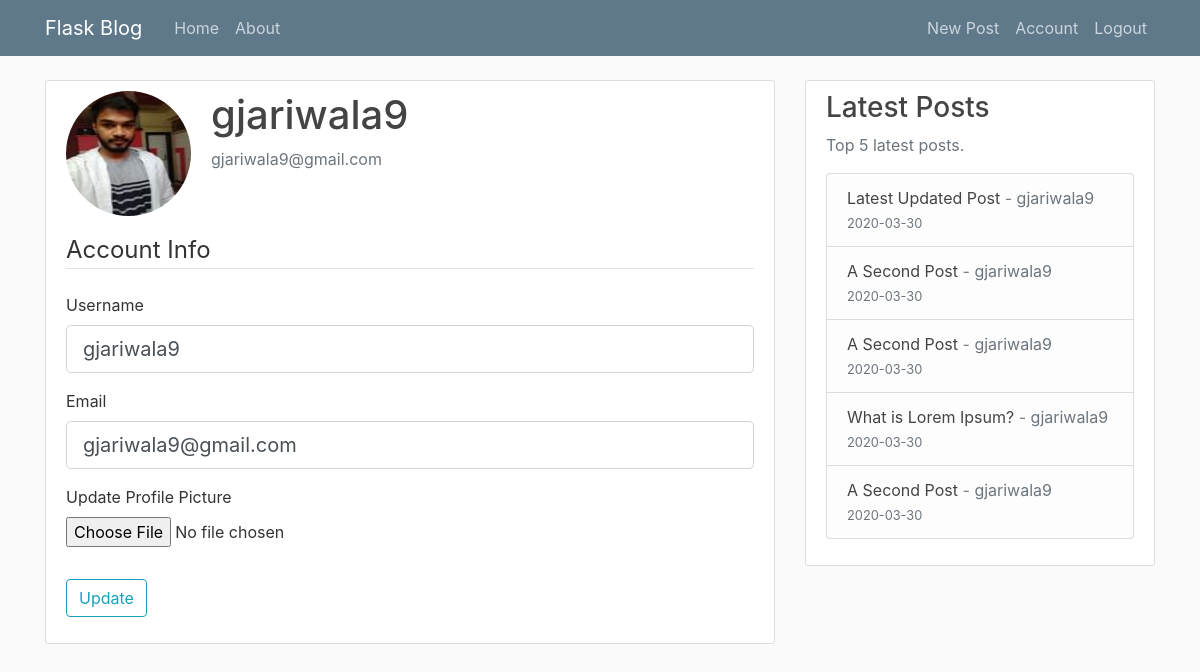
Page /account (signed in) on the committed database.
### flask_blog/models.py (models this page shows, shortened)
class User(db.Model, UserMixin):
	id = db.Column(db.Integer, primary_key=True)
	username = db.Column(db.String(20), unique=True, nullable=False)
	email = db.Column(db.String(120), unique=True, nullable=False)
	image_file = db.Column(db.String(20), nullable=False, default='default.jpg')
	password = db.Column(db.String(60), nullable=False)
	posts = db.relationship('Post', backref='author', lazy=True)

class Post(db.Model):
	id = db.Column(db.Integer, primary_key=True)
	title = db.Column(db.String(100), nullable=False)
	date_posted = db.Column(db.DateTime, nullable=False, default=datetime.utcnow)
	content = db.Column(db.Text, nullable=False)
	user_id = db.Column(db.Integer, db.ForeignKey('user.id'), nullable=False)

### flask_blog/users/routes.py (the view)
@users.route("/account", methods=['GET', 'POST'])
@login_required
def account():
    form = UpdateAccountForm()
    if form.validate_on_submit():
        if form.picture.data:
            picture_file = save_picture(form.picture.data)
            current_user.image_file = picture_file
        current_user.username = form.username.data
        current_user.email = form.email.data
        db.session.commit()
        flash('Your account has been updated!', 'success')
        return redirect(url_for('users.account'))
    elif request.method == 'GET':
        form.username.data = current_user.username
        form.email.data = current_user.email
    image_file = url_for('static', filename='profile_pics/' + current_user.image_file)
    return render_template('account.html', title='Account', image_file=image_file, form=form)

### flask_blog/users/forms.py (shortened to what this page needs)
class UpdateAccountForm(FlaskForm):
    username = StringField('Username',
                           validators=[DataRequired(), Length(min=2, max=20)])
    email = StringField('Email',
                        validators=[DataRequired(), Email()])
    picture = FileField('Update Profile Picture', validators=[FileAllowed(['jpg','png'])])
    submit = SubmitField('Update')

### flask_blog/models.py (called while the page is built)
@login_manager.user_loader
def load_user(user_id):
	return User.query.get(int(user_id))

### flask_blog/users/routes.py (called while the page is built)
@users.context_processor
def inject_lastest_post_all_templates():
    latest_posts = Post.query.order_by(Post.date_posted.desc()).limit(5).all()
    return dict(latest_posts=latest_posts)

### flask_blog/templates/account.html (shortened to what this page needs)
{% extends 'layout.html' %}
{% block content %}
	<div class="content-section">
	  <div class="media">
	    <img class="rounded-circle account-img" src="{{ image_file }}">
	    <div class="media-body">
	      <h2 class="account-heading">{{ current_user.username }}</h2>
	      <p class="text-secondary">{{ current_user.email }}</p>
	    </div>
	  </div>
	  <form method="POST" action="" enctype="multipart/form-data">
            <fieldset class="form-group">
                <legend class="border-bottom mb-4">Account Info</legend>
                <div class="form-group">
                    {{ form.username.label(class="form-control-label") }}
                    {% if form.username.errors %}
                        {{ form.username(class="form-control form-control-lg is-invalid") }}
                        <div class="invalid-feedback">
                            {% for error in form.username.errors %}
                                <span>{{ error }}</span>
                            {% endfor %}
                        </div>
                    {% else %}
                        {{ form.username(class="form-control form-control-lg") }}
                    {% endif %}
                </div>
                <div class="form-group">
                    {{ form.email.label(class="form-control-label") }}
                    {% if form.email.errors %}
                        {{ form.email(class="form-control form-control-lg is-invalid") }}
                        <div class="invalid-feedback">
                            {% for error in form.email.errors %}
                                <span>{{ error }}</span>
                            {% endfor %}
                        </div>
                    {% else %}
                        {{ form.email(class="form-control form-control-lg") }}
                    {% endif %}
                </div>
                <div class="form-group">
                    {{ form.picture.label() }}
                    {{ form.picture(class="form-control-file") }}
                </div>
            </fieldset>
            <div class="form-group">
                {{ form.submit(class="btn btn-outline-info") }}
            </div>
        </form>
	</div>
{% endblock content %}

### flask_blog/templates/layout.html (shortened to what this page needs)
<!DOCTYPE html>
<html>
<head>
    <link rel="stylesheet" href="https://maxcdn.bootstrapcdn.com/bootstrap/4.0.0/css/bootstrap.min.css">
    <link rel="stylesheet" type="text/css" href="{{ url_for('static', filename='main.css') }}">
</head>
<body>
    <header class="site-header">
      <nav class="navbar navbar-expand-md navbar-dark bg-steel fixed-top">
        <div class="container">
          <a class="navbar-brand mr-4" href="/">Flask Blog</a>
          <div class="collapse navbar-collapse" id="navbarToggle">
            <div class="navbar-nav mr-auto">
              <a class="nav-item nav-link" href="{{ url_for('main.home') }}">Home</a>
              <a class="nav-item nav-link" href="{{ url_for('main.about') }}">About</a>
            </div>
            <div class="navbar-nav">
              {% if current_user.is_authenticated %}
                <a class="nav-item nav-link" href="{{ url_for('posts.new_post') }}">New Post</a>
                <a class="nav-item nav-link" href="{{ url_for('users.account') }}">Account</a>
                <a class="nav-item nav-link" href="{{ url_for('users.logout') }}">Logout</a>
              {% else %}
                <a class="nav-item nav-link" href="{{ url_for('users.login') }}">Login</a>
                <a class="nav-item nav-link" href="{{ url_for('users.register') }}">Register</a>
              {% endif %}
            </div>
          </div>
        </div>
      </nav>
    </header>
    <main role="main" class="container">
      <div class="row">
        <div class="col-md-8">
          {% block content %}{% endblock %}
        </div>
        <div class="col-md-4">
          <div class="content-section">
            <h3>Latest Posts</h3>
            <p class='text-muted'>Top 5 latest posts.
              <ul class="list-group">
                {% for post in latest_posts %}
                  <li class="list-group-item list-group-item-light">
                    <a class="article-title" href="{{ url_for('posts.post', post_id=post.id) }}">{{ post.title }}</a> -
                    <a class="text-muted" href="{{ url_for('users.user_posts', username=post.author.username) }}">{{ post.author.username }}</a><br>
                    <small class="text-muted">{{ post.date_posted.strftime('%Y-%m-%d') }}</small>
                  </li>
                {% endfor %}
              </ul>
            </p>
          </div>
        </div>
      </div>
    </main>
</body>
</html>

### flask_blog/static/main.css (style rules this page uses)
body { background: #fafafa; color: #333333; margin-top: 5rem; }
h1, h2, h3, h4, h5, h6 { color: #444444; }
.bg-steel { background-color: #5f788a; }
.site-header .navbar-nav .nav-link { color: #cbd5db; }
.content-section { background: #ffffff; padding: 10px 20px; border: 1px solid #dddddd; border-radius: 3px; margin-bottom: 20px; }
.article-title { color: #444444; }
.account-img { height: 125px; width: 125px; margin-right: 20px; margin-bottom: 16px; }
.account-heading { font-size: 2.5rem; }

### rows in the picture
User: username "gjariwala9", email "gjariwala9@gmail.com"
Post: title "Latest Updated Post", author.username "gjariwala9", date_posted "2020-03-30"
Post: title "A Second Post", author.username "gjariwala9", date_posted "2020-03-30"
Post: title "A Second Post", author.username "gjariwala9", date_posted "2020-03-30"
Post: title "What is Lorem Ipsum?", author.username "gjariwala9", date_posted "2020-03-30"
Post: title "A Second Post", author.username "gjariwala9", date_posted "2020-03-30"
